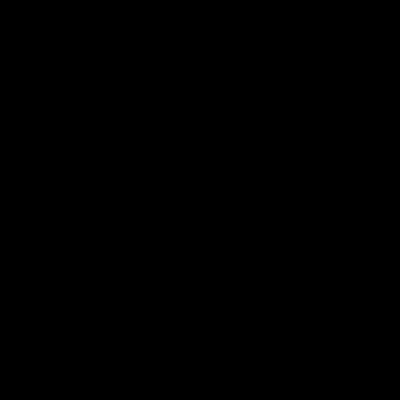
Frame 1 (no input)
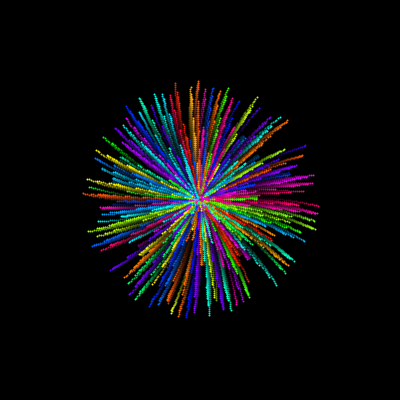
Frame 60 (the mouse pressed at the canvas centre just before this capture)
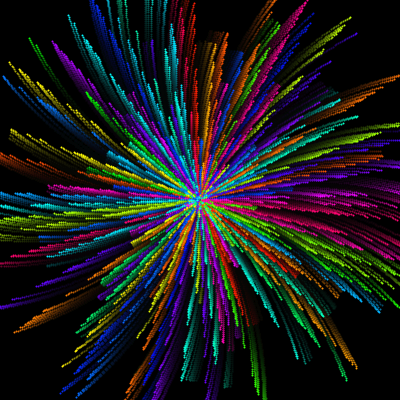
Frame 120 (the mouse held since frame 60 and released just before this capture)

The Processing sketch that drew these frames (run headless with seeded random() and noise(); from frame 60 on, the mouse is pressed at the canvas centre):

// Processing sketch: Sketch__3
// ── Sketch__3.pde
Rayon[] rayons; // déclare un tableau d'objets de type "Rayon" nommé "rayons"
int nombre=96; // nombre de rayons
void setup() {
  size(400, 400); 
  colorMode(HSB);
  rayons = new Rayon[0]; // initialise le tableau rayons (un seul élément pour l'instant)
  for (int a=0; a<nombre; a++) {
    new Rayon(TWO_PI/nombre*a);
  }
  background(0);
  fill(0, 20); // remplissage noir presque invisible grâce à la valeur alpha
}

void draw() { 
  noStroke();
	strokeWeight(2);
  rect(0, 0, width, height); // les rectangles sont presques invisibles (alpha à 10) pour créer un effet de fondu
  translate(width/2, height/2); // décale l'origine au centre de la fenêtre
  for (Rayon r : rayons) { // pour tous les éléments "r" de type "Rayon" compris dans le tableau "rayons"
    r.dessine();  // appelle la fonction dessine()
  }
}

class Rayon {
  float angle, vortex, max;
  float[] rayz;
  color c;

  Rayon(float an) {
    angle= an; // angle du rayon par rapport à l'axe des abscisses
    vortex=0.003; //random(-0.005, 0.005); // décalage de l'angle créant un effet de vortex
    max= random(50, 400); // longueur max du rayon
    rayz = new float[0];
    c =  color(random(255), 250, 255);
    rayons=(Rayon[]) append(rayons, this); // augmente le tableau "rayons" d'un élément de type Rayon ayant pour valeur "this"
    // append(nomDuTableau, valeurDeL'élément)
    // la valeur "this" renvoie à l'objet actif et dépend du contexte dans lequel on l'utilise
  }

  void dessine() {
    angle+=vortex;
    stroke(c);
    float[] nouveauRayz=new float[0];
    if (random(5)<1) {  // effectuer l'instruction suivante pour 10% des cas
      nouveauRayz=(float[]) append(nouveauRayz, random(1));
    }
    for (float f : rayz) {
      f+=2.0;
      point(cos(angle+vortex)*f, sin(angle+vortex)*f);
      if (f<max) {
        nouveauRayz=(float[]) append(nouveauRayz, f);
      }
    }
    rayz=nouveauRayz;
  }
}
